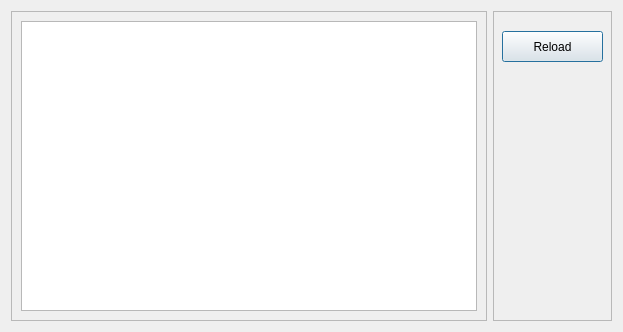
<?xml version="1.0" encoding="UTF-8"?>
<ui version="4.0">
 <class>WorkListDialog</class>
 <widget class="QDialog" name="WorkListDialog">
  <property name="geometry">
   <rect>
    <x>0</x>
    <y>0</y>
    <width>623</width>
    <height>332</height>
   </rect>
  </property>
  <property name="windowTitle">
   <string>Dialog</string>
  </property>
  <layout class="QHBoxLayout" name="horizontalLayout">
   <item>
    <widget class="QFrame" name="leftFrame">
     <property name="sizePolicy">
      <sizepolicy hsizetype="Preferred" vsizetype="Preferred">
       <horstretch>4</horstretch>
       <verstretch>0</verstretch>
      </sizepolicy>
     </property>
     <property name="frameShape">
      <enum>QFrame::StyledPanel</enum>
     </property>
     <property name="frameShadow">
      <enum>QFrame::Raised</enum>
     </property>
     <layout class="QHBoxLayout" name="horizontalLayout_2">
      <item>
       <widget class="QTableView" name="tableView"/>
      </item>
     </layout>
    </widget>
   </item>
   <item>
    <widget class="QFrame" name="rightFrame">
     <property name="sizePolicy">
      <sizepolicy hsizetype="Preferred" vsizetype="Preferred">
       <horstretch>1</horstretch>
       <verstretch>0</verstretch>
      </sizepolicy>
     </property>
     <property name="frameShape">
      <enum>QFrame::StyledPanel</enum>
     </property>
     <property name="frameShadow">
      <enum>QFrame::Raised</enum>
     </property>
     <widget class="QPushButton" name="reloadBtn">
      <property name="geometry">
       <rect>
        <x>9</x>
        <y>20</y>
        <width>101</width>
        <height>31</height>
       </rect>
      </property>
      <property name="sizePolicy">
       <sizepolicy hsizetype="Fixed" vsizetype="Fixed">
        <horstretch>0</horstretch>
        <verstretch>0</verstretch>
       </sizepolicy>
      </property>
      <property name="styleSheet">
       <string notr="true"/>
      </property>
      <property name="text">
       <string>Reload</string>
      </property>
      <property name="icon">
       <iconset>
        <normalon>:/assets/images/_48_reload.png</normalon>
       </iconset>
      </property>
     </widget>
    </widget>
   </item>
  </layout>
 </widget>
 <resources/>
 <connections/>
</ui>
